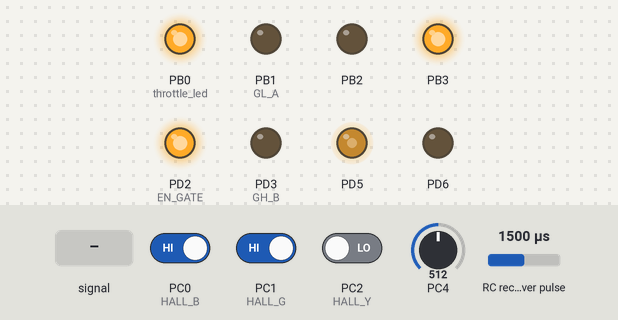
Simulated run of this program. Board: ATmega328P, built with avr-gcc and emulated at 8 MHz. Shown: output pins drawn as LEDs (lit = HIGH). Wiring (inferred from the names in the program): RC receiver channel: data PC5. Inputs (shaded band) come from the test bench; at power-on: PC4 = 512, PC0 (HALL_B) HIGH, PC1 (HALL_G) HIGH, PC2 (HALL_Y) LOW, RC receiver pulse 1500 µs. Pins used as bus, display or sensor lines are not drawn.

Above: at 1.2 s.
1.3 s: PC4 fed a 200 Hz sine of ±460 counts around its level
At 2.3 s:
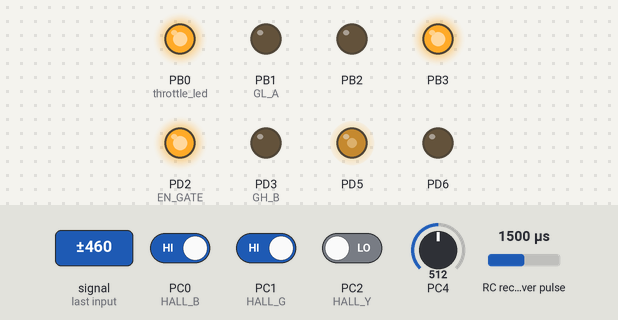
2.8 s: PC4 set to 716
At 4.0 s:
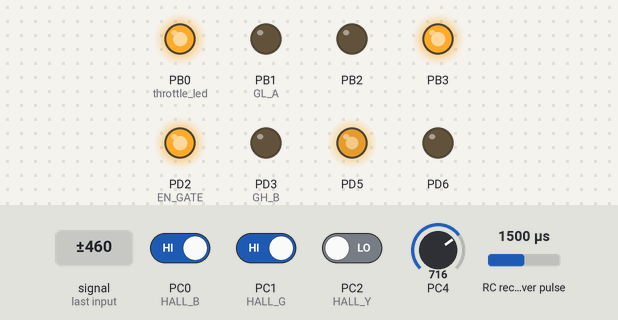
4.3 s: PC0 (HALL_B) driven LOW
At 5.0 s:
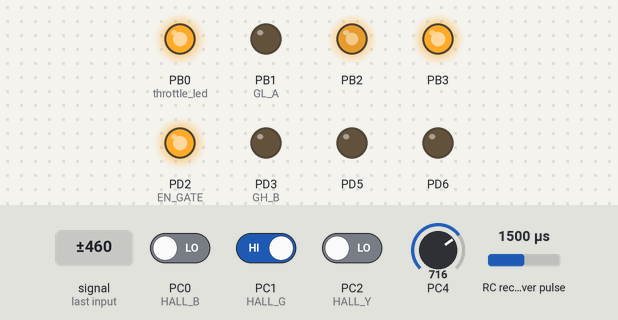
5.8 s: PC1 (HALL_G) driven LOW
At 6.2 s:
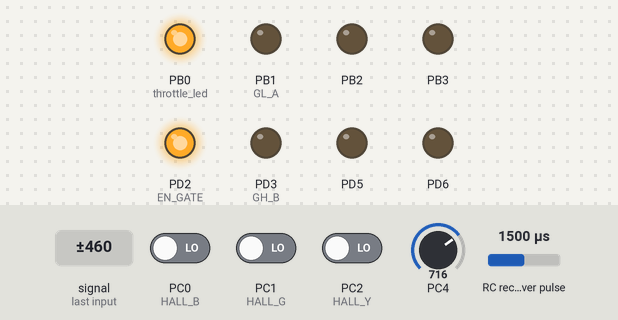
7.3 s: PC2 (HALL_Y) driven HIGH
At 8.5 s:
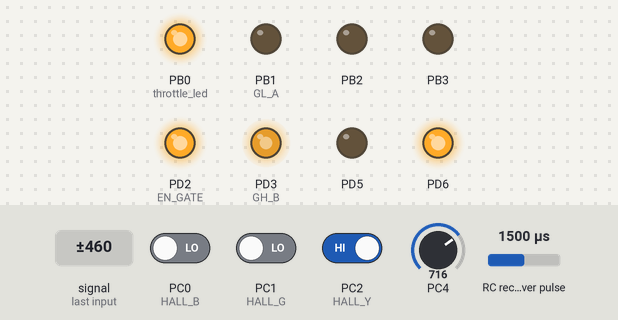
8.8 s: PC4 set to 511
At 9.7 s:
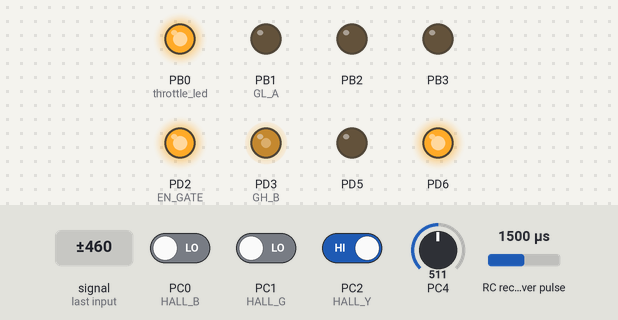
Timing chart, 0 to 11.3 s (numbered marks = the images above; inputs shaded):
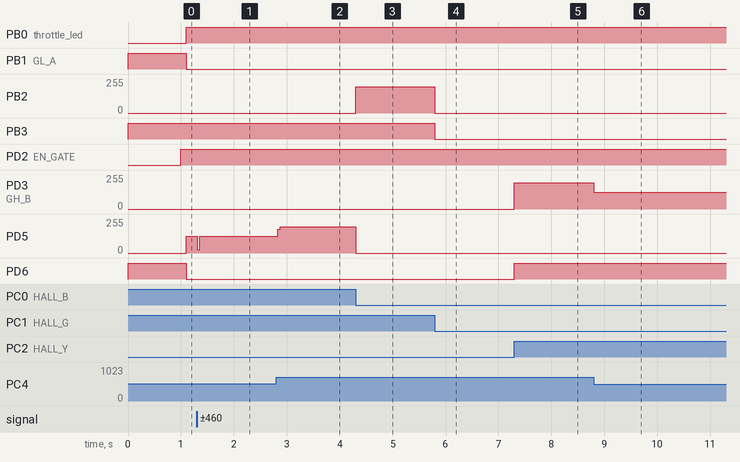

Measured:
- after the input at 1.3 s, PD5: 124/255 → 126/255 at once
- after the input at 2.8 s, PD5: 126/255 → 198/255 at once
- after the input at 4.3 s, PB2: 0/255 → 198/255 at once; PD5: 198/255 → 0/255 at once
- after the input at 5.8 s, PB2: 198/255 → 0/255 at once; PB3: HIGH → LOW at once
- after the input at 7.3 s, PD3 (GH_B): 0/255 → 198/255 at once; PD6: LOW → HIGH at once
- after the input at 8.8 s, PD3 (GH_B): 198/255 → 124/255 at once

The program:

main.c
```c
/*
 * atmega_328.c
 *
 * Created: 25-Sep-16 19:26:58
 *  Author: Rishav Guha
 */


#define F_CPU 8000000UL

#include <avr/io.h>
#include <avr/interrupt.h>
#include <util/delay.h>

#define GL_A 1   //PB1
#define GL_B 3  //PB3
#define GL_C 6   //PD6
#define GH_A 2   //PB2
#define GH_B 3   //PD3
#define GH_C 5   //PD5
#define EN_GATE	2  //PD2
#define nFAULT 4  //PD4
#define nOCTW 0  //PD0
#define nPWRGD 7  //PD7
#define VDD_SPI 3  //PC3
#define HALL_B 0  //PC0
#define HALL_G 1  //PC1
#define HALL_Y 2  //PC2
#define zero_throttle 5 //PC5
#define throttle_led 0  //PB0
#define MOSI 3
#define SCK 5
#define n_SCS 1  //PD1

void pin_change_interrupt_init(void);
void ADC_init(void);
void GH_A_PWM(void);
void GL_A_PWM(void);
void GH_B_PWM(void);
void GL_B_PWM(void);
void GH_C_PWM(void);
void GL_C_PWM(void);

uint8_t throttle;
char i=0;
int ADC_i;

int adc_val = 0, offset = 0;

ISR(PCINT1_vect)
{
	if(PINC & (1<<HALL_Y) && !(PINC & (1<<HALL_G)) && !(PINC & (1<<HALL_B)))         // Commutation
	{
		// GH_B & GL_C
		OCR0A=0;  //<--
		OCR0B=0;
		OCR2A=255;
		OCR2B=throttle;  //<--
		OCR1A=255;
		OCR1B=0;
	}
	else if(!(PINC & (1<<HALL_Y)) && PINC & (1<<HALL_G) && PINC & (1<<HALL_B))
	{
		// GH_C & GL_B
		OCR0A=255;
		OCR0B=throttle;  //<-
		OCR2A=0;  //<--
		OCR2B=0;
		OCR1A=255;
		OCR1B=0;
	}
	else if(!(PINC & (1<<HALL_Y)) && PINC & (1<<HALL_G) && !(PINC & (1<<HALL_B)))
	{
		// GH_A & GL_B
		OCR0A=255;
		OCR0B=0;
		OCR2A=0;  //<--
		OCR2B=0;
		OCR1A=255;
		OCR1B=throttle;  //<--
	}
	else if(!(PINC & (1<<HALL_Y)) && !(PINC & (1<<HALL_G)) && PINC & (1<<HALL_B))
	{
		// GH_C & GL_A
		OCR0A=255;
		OCR0B=throttle;  //<--
		OCR2A=255;
		OCR2B=0;
		OCR1A=0;  //<--
		OCR1B=0;
	}
	else if(PINC & (1<<HALL_Y) && !(PINC & (1<<HALL_G)) && PINC & (1<<HALL_B))
	{
		// GH_B & GL_A
		OCR0A=255;
		OCR0B=0;
		OCR2A=255;
		OCR2B=throttle;  //<--
		OCR1A=0;  //<--
		OCR1B=0;
	}
	else if(PINC & (1<<HALL_Y) && PINC & (1<<HALL_G) && !(PINC & (1<<HALL_B)))
	{
		// GH_A & GL_C
		OCR0A=0;  //<--
		OCR0B=0;
		OCR2A=255;
		OCR2B=0;
		OCR1A=255;
		OCR1B=throttle;  //<--
	}
	else
	{
		//comm_port=0x00;
		OCR0A=255;
		OCR0B=0;
		OCR2A=255;
		OCR2B=0;
		OCR1A=255;
		OCR1B=0;
	}
}

ISR(ADC_vect)
{
	adc_val = ADC;

	if (adc_val < 198)
	{
		throttle = 0;
	}
	else if (adc_val <= 812)
	{//adc_val = 875;

		//int scaled_adc = ((float)adc_val/1024)*255; //41.828
		//OCR2A = (255.0/174.5)*(scaled_adc - 42);
		offset = (((float)adc_val/1023) * 255) - 42.115;
		throttle = ((float)offset/174.7353) * 255;		//176.382
	}
	else
	throttle = 255;
	//throttle=fabs((int)((float)ADC*255/750-60));
	//throttle=fabs((int)((float)ADC*255/870-52));
	//throttle=(ADC*255.0)/1023.0;
}

int main(void)
{
	DDRD|=(1<<GH_B)|(1<<GH_C)|(1<<GL_C)|(1<<EN_GATE);
	DDRB|=(1<<GL_A)|(1<<GL_B)|(1<<GH_A)|(1<<throttle_led);
	DDRC|=(1<<zero_throttle);
	sei();
	pin_change_interrupt_init();
	GH_A_PWM();
	GL_A_PWM();
	GH_B_PWM();
	GL_B_PWM();
	GH_C_PWM();
	GL_C_PWM();
	ADC_init();
	_delay_ms(1000);
	PORTD|=(1<<EN_GATE);
	_delay_ms(100);
	PORTB=(1<<throttle_led);
	throttle = 0;
	while(1)
	{
		ADCSRA|=(1<<ADSC);
		while (ADCSRA & (1<<ADSC));
		if (throttle<300)
		{
			PORTC|=(1<<zero_throttle);
			PORTC&= ~(1<<zero_throttle);
		}
		/*if (!(PIND & (1<<nFAULT)))
		{
			//_delay_us(64);
			//spi read command to now at which mosfets OC event occur
			//spi gate reset command
		}*/
	}
}

void pin_change_interrupt_init(void)
{
	PCMSK1=(1<<PCINT8)|(1<<PCINT9)|(1<<PCINT10)|(1<<PCINT13);
	PCICR=(1<<PCIE1);
}
void ADC_init(void)
{
	ADMUX=(1<<REFS0)|(1<<MUX2);
	ADCSRA=(1<<ADEN)|(1<<ADIE)|(1<<ADPS2)|(1<<ADPS1)|(ADPS0);
}
void GH_A_PWM(void)
{
	TCCR1A|=(1<<COM1B1)|(1<<WGM10);
	TCCR1B|=(1<<WGM12)|(1<<CS10);
}
void GL_A_PWM(void)
{
	TCCR1A|=(1<<COM1A1)|(1<<COM1A0)|(1<<WGM10);
	TCCR1B|=(1<<WGM12)|(1<<CS10);
}
void GH_B_PWM(void)
{
	TCCR2A|=(1<<COM2B1)|(1<<WGM21)|(1<<WGM20);
	TCCR2B|=(1<<CS20);
}
void GL_B_PWM(void)
{
	TCCR2A|=(1<<COM2A1)|(1<<COM2A0)|(1<<WGM21)|(1<<WGM20);
	TCCR2B|=(1<<CS20);
}
void GH_C_PWM(void)
{
	TCCR0A|=(1<<COM0B1)|(1<<WGM01)|(1<<WGM00);
	TCCR0B|=(1<<CS00);
}
void GL_C_PWM(void)
{
	TCCR0A|=(1<<COM0A1)|(1<<COM0A0)|(1<<WGM01)|(1<<WGM00);
	TCCR0B|=(1<<CS00);
}
```
